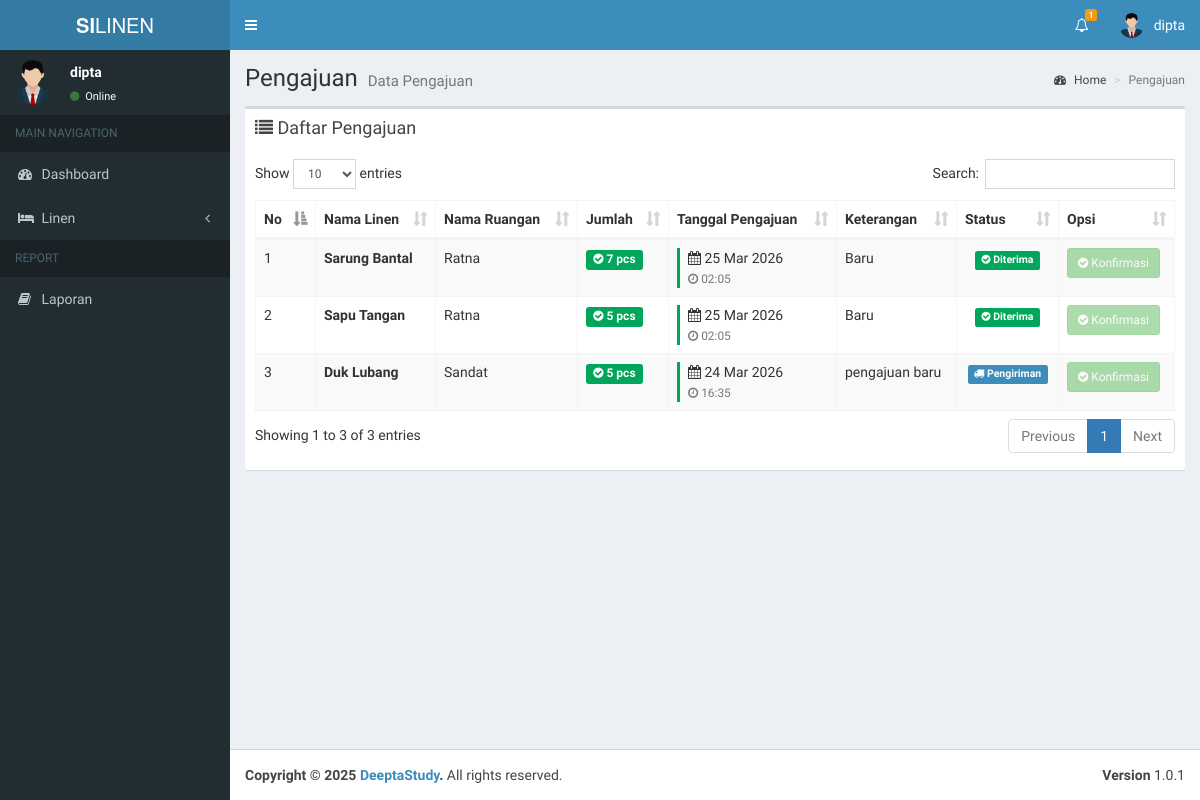
/admin/data_pengajuan.php (signed in), run on the app's committed database.
### tables this page shows
CREATE TABLE `users` (
  `id` int(11) NOT NULL,
  `nama` varchar(100) NOT NULL,
  `username` varchar(100) NOT NULL,
  `email` varchar(100) NOT NULL,
  `password` varchar(100) NOT NULL,
  `hak_akses` varchar(25) NOT NULL,
  `status` int(11) NOT NULL,
  `status_ruangan` int(11) DEFAULT NULL
);

CREATE TABLE `pengajuan` (
  `id` int(11) NOT NULL,
  `id_linen` int(11) NOT NULL,
  `id_ruangan` int(11) NOT NULL,
  `jumlah` int(11) NOT NULL,
  `tanggal` datetime NOT NULL,
  `keterangan` text NOT NULL,
  `status` int(11) NOT NULL
);

CREATE TABLE `linen` (
  `id` int(11) NOT NULL,
  `kode_linen` varchar(15) NOT NULL,
  `nama_linen` varchar(199) NOT NULL,
  `gambar` varchar(199) NOT NULL,
  `jumlah_linen` int(11) NOT NULL,
  `sisa_linen` int(11) NOT NULL,
  `tanggal` datetime NOT NULL,
  `status` int(11) NOT NULL,
  `updated_at` datetime NOT NULL
);

CREATE TABLE `ruangan` (
  `id` int(11) NOT NULL,
  `id_user` int(11) DEFAULT NULL,
  `nama_ruangan` varchar(199) NOT NULL,
  `telp_ruangan` varchar(15) NOT NULL,
  `status` int(11) NOT NULL
);

### admin/data_pengajuan.php (the view, shortened to what this page needs)
<?php
include '../koneksi.php';
$additionalCSS = [
    '../assets/plugins/datatables/dataTables.bootstrap.css'
];
$pageTitle = "Pengajuan";
$pageDesc = "Data Pengajuan";
$dataQuery = mysqli_query($koneksi, "SELECT p.*,
                                    l.nama_linen as nama_linen,
                                    r.nama_ruangan as nama_ruangan
                                    FROM pengajuan p
                                    LEFT JOIN linen l ON p.id_linen = l.id
                                    LEFT JOIN ruangan r ON p.id_ruangan = r.id
                                    ORDER BY p.tanggal DESC");
?>
<section class="content">
    <div class="row">
        <div class="col-xs-12">
            <div class="box">
                <div class="box-header">
                    <h3 class="box-title">
                        <i class="fa fa-list"></i> Daftar Pengajuan
                    </h3>
                </div>
                <div class="box-body">
                    <table id="example1" class="table table-bordered table-striped">
                        <thead>
                            <tr>
                                <th>No</th>
                                <th>Nama Linen</th>
                                <th>Nama Ruangan</th>
                                <th>Jumlah</th>
                                <th>Tanggal Pengajuan</th>
                                <th>Keterangan</th>
                                <th>Status</th>
                                <th>Opsi</th>
                            </tr>
                        </thead>
                        <tbody>
                            <?php
                            $no = 1;
                            while ($data = mysqli_fetch_assoc($dataQuery)):
                            ?>
                                <tr>
                                    <td><?= $no++; ?></td>
                                    <td><b><?= htmlspecialchars($data['nama_linen']) ?></b></td>
                                    <td><?= htmlspecialchars($data['nama_ruangan']) ?></td>
                                    <td>
                                        <span class="label label-success" style="font-size: 12px;">
                                            <i class="fa fa-check-circle"></i> <?= htmlspecialchars($data['jumlah']) ?> pcs
                                        </span>
                                    </td>
                                    <td>
                                        <div style="border-left: 3px solid #00a65a; padding-left: 8px;">
                                            <i class="fa fa-calendar"></i> <?= date('d M Y', strtotime($data['tanggal'])) ?>
                                            <br>
                                            <small class="text-muted">
                                                <i class="fa fa-clock-o"></i> <?= date('H:i', strtotime($data['tanggal'])) ?>
                                            </small>
                                        </div>
                                    </td>
                                    <td>
                                        <?= htmlspecialchars($data['keterangan']) ?>
                                    </td>
                                    <td class="text-center">
                                        <?= ($data['status'] == 1) ? '<span class="label label-warning"><i class="fa fa-clock-o"></i> Pengajuan</span>' : (($data['status'] == 2) ? '<span class="label label-primary"><i class="fa fa-truck"></i> Pengiriman</span>' : (($data['status'] == 3) ? '<span class="label label-success"><i class="fa fa-check-circle"></i> Diterima</span>' :
                                            '<span class="label label-default">Unknown</span>')) ?>
                                    </td>
                                    <td>
                                        <?php if ($data['status'] == 1): ?>
                                            <a href="#" class="btn btn-sm btn-success"
                                                onclick="konfirmasi(<?= $data['id'] ?>)">
                                                <i class="fa fa-check-circle"></i> Konfirmasi
                                            </a>
                                        <?php else: ?>
                                            <button class="btn btn-sm btn-success" disabled style="opacity: 0.5; cursor: not-allowed;">
                                                <i class="fa fa-check-circle"></i> Konfirmasi
                                            </button>
                                        <?php endif; ?>
                                    </td>
                                </tr>
                            <?php endwhile; ?>
                        </tbody>
                    </table>
                </div>
            </div>
        </div>
    </div>
</section>
<?php
$content = ob_get_clean();
include __DIR__ . '/../layouts/header.php';
echo $content;
include __DIR__ . '/../layouts/footer.php';
?>

### layouts/header.php (shortened to what this page needs)
<?php
include '../koneksi.php';
$username = $_SESSION['username'];
$query = mysqli_query($koneksi, "SELECT * FROM users WHERE username = '$username'");
$row = mysqli_fetch_assoc($query);
?>
<!DOCTYPE html>
<html>
<head>
    <link rel="stylesheet" href="../assets/bootstrap/css/bootstrap.min.css">
    <link rel="stylesheet" href="https://maxcdn.bootstrapcdn.com/font-awesome/4.4.0/css/font-awesome.min.css">
    <link rel="stylesheet" href="https://code.ionicframework.com/ionicons/2.0.1/css/ionicons.min.css">
    <link rel="stylesheet" href="../assets/dist/css/AdminLTE.min.css">
    <link rel="stylesheet" href="../assets/dist/css/skins/_all-skins.min.css">
    <link rel="stylesheet" href="../assets/plugins/iCheck/flat/blue.css">
    <link rel="stylesheet" href="../assets/plugins/morris/morris.css">
    <link rel="stylesheet" href="../assets/plugins/jvectormap/jquery-jvectormap-1.2.2.css">
    <?php if (!empty($additionalCSS)): ?>
        <?php foreach ($additionalCSS as $css): ?>
            <link rel="stylesheet" href="<?= htmlspecialchars($css) ?>">
        <?php endforeach; ?>
    <?php endif; ?>
</head>
<body class="hold-transition skin-blue sidebar-mini">
    <div class="wrapper">
        <header class="main-header">
            <a href="#" class="logo">
                <span class="logo-lg"><b>SI</b>LINEN</span>
            </a>
            <nav class="navbar navbar-static-top" role="navigation">
                <a href="#" class="sidebar-toggle" data-toggle="offcanvas" role="button">
                </a>
                <div class="navbar-custom-menu">
                    <ul class="nav navbar-nav">
                        <?php
                        if ($row['hak_akses'] != 'admin_ruangan') {
                            $notif = mysqli_query($koneksi, "SELECT COUNT(*) as total FROM pengajuan WHERE status = 1");
                        }else{
                            $notif = mysqli_query($koneksi, "SELECT COUNT(*) as total FROM pengajuan WHERE status = 2");
                        }
                        $total = mysqli_fetch_assoc($notif)['total'];
                        ?>
                        <li class="dropdown notifications-menu">
                            <a href="#" class="dropdown-toggle" data-toggle="dropdown">
                                <i class="fa fa-bell-o"></i>
                                <?php if ($total > 0): ?>
                                    <span class="label label-warning"><?= $total ?></span>
                                <?php endif; ?>
                            </a>
                        </li>
                        <li class="dropdown user user-menu">
                            <a href="#" class="dropdown-toggle" data-toggle="dropdown">
                                <img src="../assets/images/avatar.png" class="user-image" alt="User Image">
                                <span class="hidden-xs"><?= $row['username']; ?></span>
                            </a>
                        </li>
                    </ul>
                </div>
            </nav>
        </header>
        <div class="content-wrapper">
            <section class="content-header">
                <h1>
                    <?php echo isset($pageTitle) ? $pageTitle : 'Dashboard'; ?>
                    <small><?php echo isset($pageDesc) ? $pageDesc : 'Control Panel'; ?></small>
                </h1>
                <ol class="breadcrumb">
                    <li><a href="#"><i class="fa fa-dashboard"></i> Home</a></li>
                    <li class="active"><?php echo isset($pageTitle) ? $pageTitle : 'Dashboard'; ?></li>
                </ol>
            </section>
            <?php include __DIR__ . '/navigation.php'; ?>

### layouts/navigation.php (shortened to what this page needs)
<aside class="main-sidebar">
    <section class="sidebar">
        <div class="user-panel">
            <div class="pull-left image">
                <img src="../assets/images/avatar.png" class="img-circle" alt="User Image">
            </div>
            <div class="pull-left info">
                <p><?= $row['username']; ?></p>
                <a href="#"><i class="fa fa-circle text-success"></i> Online</a>
            </div>
        </div>
        <?php
            if ($row['hak_akses'] == 'admin') {
        ?>
        <ul class="sidebar-menu">
            <li class="header">MAIN NAVIGATION</li>
            <li class="<?= $_SESSION['active_menu'] == 'dashboard' ? 'active' : '' ?>">
                <a href="../admin/">
                    <i class="fa fa-dashboard"></i> <span>Dashboard</span>
                </a>
            </li>
            <li class="treeview <?= $_SESSION['active_menu'] == 'pengguna' ? 'active' : '' ?>">
                <a href="#">
                    <i class="fa fa-users"></i> <span>Pengguna</span>
                    <i class="fa fa-angle-left pull-right"></i>
                </a>
                <ul class="treeview-menu">
                    <li><a href="../admin/tambah_pengguna.php"><i class="fa fa-plus"></i> Tambah Pengguna Baru</a></li>
                    <li><a href="../admin/data_pengguna.php"><i class="fa fa-arrow-circle-right"></i> Data Pengguna</a></li>
                </ul>
            </li>
            <li class="<?= $_SESSION['active_menu'] == 'ruangan' ? 'active' : '' ?>">
                <a href="../admin/data_ruangan.php">
                    <i class="fa fa-building"></i> <span>Ruangan</span>
                </a>
            </li>
            <li class="<?= $_SESSION['active_menu'] == 'linen' ? 'active' : '' ?>">
                <a href="../admin/data_linen.php">
                    <i class="fa fa-bed"></i> <span>Data Linen</span>
                </a>
            </li>
            <li class="<?= $_SESSION['active_menu'] == 'linen_ruangan' ? 'active' : '' ?>">
                <a href="../admin/linen_ruangan.php">
                    <i class="fa fa-bed"></i> <span>Linen Ruangan</span>
                </a>
            </li>
            <li class="treeview <?= $_SESSION['active_menu'] == 'distribusi' ? 'active' : '' ?>">
                <a href="#">
                    <i class="fa fa-tint"></i> <span>Distribusi</span>
                    <i class="fa fa-angle-left pull-right"></i>
                </a>
                <ul class="treeview-menu">
                    <li><a href="../admin/data_pengajuan.php"><i class="fa fa-paper-plane"></i> Pengajuan Linen</a></li>
                    <li><a href="../admin/data_pencucian.php"><i class="fa fa-tint"></i> Permohonan Pencucian</a></li>
                    <!-- <li><a href="../admin/linen_bersih.php"><i class="fa fa-check-circle"></i> Linen Bersih</a></li>
                    <li><a href="../admin/linen_kotor.php"><i class="fa fa-exclamation-circle"></i> Linen Kotor</a></li> -->
                </ul>
            </li>
            <li class="header">REPORT</li>
            <li class="treeview <?= $_SESSION['active_menu'] == 'laporan' ? 'active' : '' ?>">
                <a href="#">
                    <i class="fa fa-file-text-o"></i> <span>Laporan</span>
                    <i class="fa fa-angle-left pull-right"></i>
                </a>
                <ul class="treeview-menu">
                    <li><a href="../admin/data_laporan_pengajuan.php"><i class="fa fa-file-text-o"></i> Laporan Pengajuan Linen</a></li>
                    <li><a href="../admin/data_laporan_pencucian.php"><i class="fa fa-file-text-o"></i> Laporan Pencucian Linen</a></li>
                </ul>
            </li>
        </ul>
        <?php
            }else if($row['hak_akses'] == 'admin_ruangan'){
        ?>
        <ul class="sidebar-menu">
            <li class="header">MAIN NAVIGATION</li>
            <li class="<?= $_SESSION['active_menu'] == 'dashboard' ? 'active' : '' ?>">
                <a href="../admin_ruangan/">
                    <i class="fa fa-dashboard"></i> <span>Dashboard</span>
                </a>
            </li>
            <li class="treeview <?= $_SESSION['active_menu'] == 'linen' ? 'active' : '' ?>">
                <a href="#">
                    <i class="fa fa-bed"></i> <span>Linen</span>
                    <i class="fa fa-angle-left pull-right"></i>
                </a>
            </li>
            <li class="header">REPORT</li>
            <li><a href="../admin/data_laporan.php"><i class="fa fa-book"></i> <span>Laporan</span></a></li>
        </ul>
        <?php
            }else if($row['hak_akses'] == 'petugas_laundry'){
        ?>
        <?php
            }else if($row['hak_akses'] == 'kepala_penanggung_jawab'){
        ?>
        <?php
            }
        ?>
    </section>
</aside>

### data on the page
users: username "dipta"
pengajuan: id_linen.nama_linen "Sarung Bantal", id_ruangan.nama_ruangan "Ratna", jumlah "7", tanggal "25 Mar 2026", tanggal "02:05", keterangan "Baru", status 3 (drawn)
pengajuan: id_linen.nama_linen "Sapu Tangan", id_ruangan.nama_ruangan "Ratna", jumlah "5", tanggal "25 Mar 2026", tanggal "02:05", keterangan "Baru", status 3 (drawn)
pengajuan: id_linen.nama_linen "Duk Lubang", id_ruangan.nama_ruangan "Sandat", jumlah "5", tanggal "24 Mar 2026", tanggal "16:35", keterangan "pengajuan baru", status 2 (drawn)

### other printed values
$total "1"
$pageTitle "Pengajuan"
$pageDesc "Data Pengajuan"
